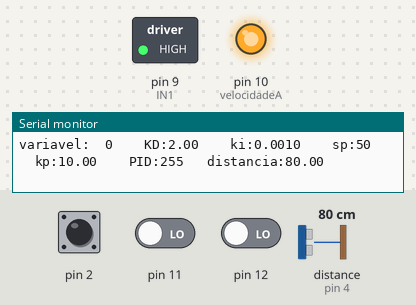
The sketch below on a simulated Arduino Uno, built with avr-gcc and run on an emulated ATmega328P. Shown: switched loads named in the sketch (green lamp = pin HIGH), output pins drawn as LEDs (lit = HIGH), the last lines printed to the serial monitor. Inputs (shaded band) come from the test bench; at power-on: distance to the obstacle (sensor on pin 4) 80 cm, pin 12 LOW, pin 11 LOW, pin 2 HIGH. The echo pulse lasts 58.3 µs per cm.

Above: at 1.2 s.
1.3 s: distance to the obstacle (sensor on pin 4) set to 2 cm
At 2.6 s:
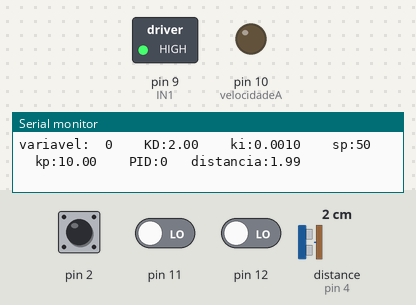
2.9 s: pin 12 driven HIGH
5.9 s: distance to the obstacle (sensor on pin 4) set to 4 cm
At 6.5 s:
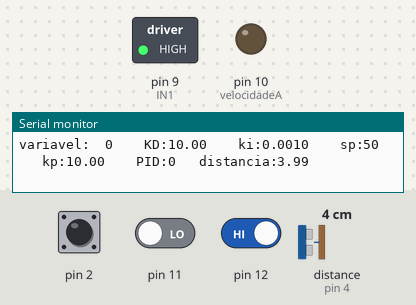
8.9 s: distance to the obstacle (sensor on pin 4) set to 35 cm
At 10.2 s:
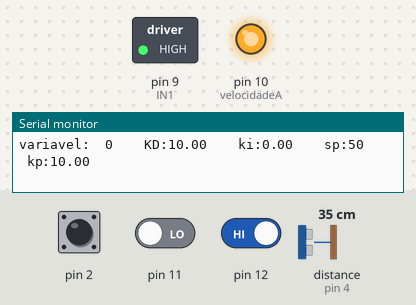
10.5 s: pin 11 driven HIGH and pin 12 driven LOW
13.5 s: distance to the obstacle (sensor on pin 4) set to 29 cm
15.0 s: distance to the obstacle (sensor on pin 4) set to 26 cm
At 15.7 s:
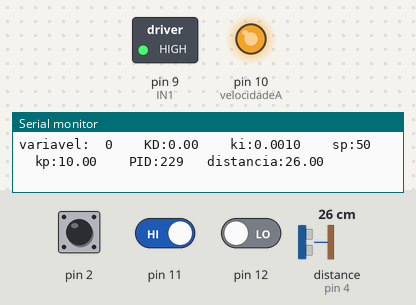
Timing chart, 0 to 17.5 s (numbered marks = the images above; inputs shaded):
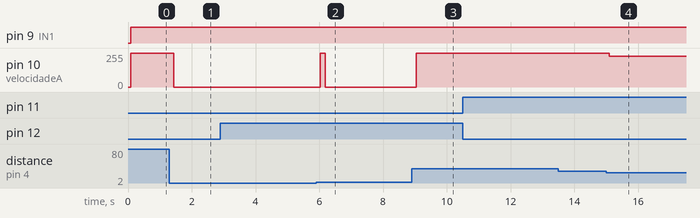

Measured:
- after the input at 1.3 s, pin 10 (velocidadeA): 255/255 → 0/255 after 0.14 s
- after the input at 5.9 s, pin 10 (velocidadeA): 0/255 → 255/255 after 0.14 s, → 0/255 0.15 s later
- after the input at 8.9 s, pin 10 (velocidadeA): 0/255 → 255/255 after 0.13 s
- after the input at 15.0 s, pin 10 (velocidadeA): 255/255 → 229/255 after 0.09 s

The sketch:

SpeedControl_PID.ino
```cpp
#include <Ultrasonic.h>

#define pino_trigger 7
#define pino_echo 4

Ultrasonic ultrasonic(pino_trigger, pino_echo);

int velocidade_maxima_motor = 255;
int velocidade_minima_motor = 0;

int IN1 = 9;
int velocidadeA = 10;

float kp = 10;
float ki = 0.001;
float kd = 2;
int sp = 50;

float acao_anterior = 0;

float integral_error = 0;
float erro_anterior = 0;

int serial = 0;


int i = 0;
bool ultimoEstado = HIGH;
bool botaoEstado = LOW;
long ultimoDeboucingTempo = 0;
long deboucingDelay = 10;


void setup()
{
pinMode(IN1,OUTPUT);
pinMode(velocidadeA,OUTPUT);

pinMode(2, INPUT);
pinMode(12, INPUT);
pinMode(11, INPUT);
Serial.begin(9600);
}

void loop()
{
  bool estadoBotao1 = digitalRead(2);
  bool estadoBotao2 = digitalRead(12);
  bool estadoBotao3 = digitalRead(11);

  if(estadoBotao1 != ultimoEstado)
  {
    ultimoDeboucingTempo = millis();
    if((millis() - ultimoDeboucingTempo) > deboucingDelay)
    {
      if(estadoBotao1 != botaoEstado){
        estadoBotao1 = botaoEstado;
      }
    }

    while(estadoBotao1)
    {
      i++;
      break;
    }
  }

  ultimoEstado = digitalRead(2);
  if (i > 3){
    i = 0;
    }


   if(i == 0)
   {
    if(estadoBotao2)
    {
      kd+= 0.5;
    }
    if(estadoBotao3)
    {
      kd-=0.5;
    }
   }

   if(i == 1)
   {
    if(estadoBotao2)
    {
      ki = ki + 0.01;
    }
    if(estadoBotao3)
    {
      ki = ki - 0.01;
    }
   }


    if(i == 3)
    {
    if(estadoBotao2)
    {
      kp++;
    }
    if(estadoBotao3)
    {
      kp--;
    }
   }

   if(i == 2)
   {
    if(estadoBotao2)
    {
      sp++;
    }
    if(estadoBotao3)
    {
      sp--;
    }
   }


   if (kd > 10)
   {
    kd = 10;
   }
   if (kd < 0)
   {
    kd = 0;
   }


   if (kd > 10)
   {
    kd = 10;
   }
   if (kd < 0)
   {
    kd = 0;
   }

   if (ki > 1)
   {
    ki = 1;
   }
   if (ki < 0.001){
    ki = 0.000;
   }


   if (sp > 99)
   {
    sp = 99;
   }
   if (sp < 0)
   {
    sp = 0;
   }


   if (kp > 20)
   {
    kp = 20;
   }
   if (kp < 0){
    kp = 0;
   }

   Serial.print("variavel:  ");
   Serial.print(i);

   Serial.print("    KD:");
   Serial.print(kd);

   Serial.print("    ki:");
   Serial.print(ki);

   Serial.print("    sp:");
   Serial.print(sp);

   Serial.print("    kp:");
   Serial.println(kp);

   Serial.print("variavel:  ");
   Serial.print(i);

   Serial.print("    KD:");
   Serial.print(kd);

   Serial.print("    ki:");
   Serial.print(ki, 4);

   Serial.print("    sp:");
   Serial.print(sp);

   Serial.print("    kp:");
   Serial.print(kp);

    int velocidade = calculopid(sp, kp, ki, kd);
    Serial.print("    PID:");
    Serial.print(velocidade);
    Serial.print("   distancia:");
    Serial.println(distancia());
    digitalWrite(IN1,HIGH);
    analogWrite(velocidadeA, velocidade);
  }


float distancia()
{
  float cmMsec, inMsec;
  double microsec = ultrasonic.timing();
  cmMsec = ultrasonic.convert(microsec, Ultrasonic::CM);
  delay(10);
  return cmMsec;
}

int calculopid(int sp, int kp, int ki, int kd)
{
  float pv = distancia();
  pv = map(pv, 38.0, 7.0, 0.0, 100.0);
  //Serial.print("         variavel:");
  int variable = map(pv, 0, 100, 0, 40);
  //Serial.println(int(variable));
  float erro = sp - pv;
  integral_error += erro * 0.01;
  float D = (erro - erro_anterior)/0.01;

  float pi = (kp*erro) + (integral_error*ki*kp) + (D*kd);

  if (pi > 100){
    pi = 100;
  }
  if (pi < 0){
    pi = 0;
  }
  //Serial.print(" PID:");
  //Serial.print(int(pi));
  float velocity = map(pi, 0.0, 100.0, velocidade_minima_motor ,velocidade_maxima_motor);

  erro_anterior = erro;
  return velocity;
}
```
